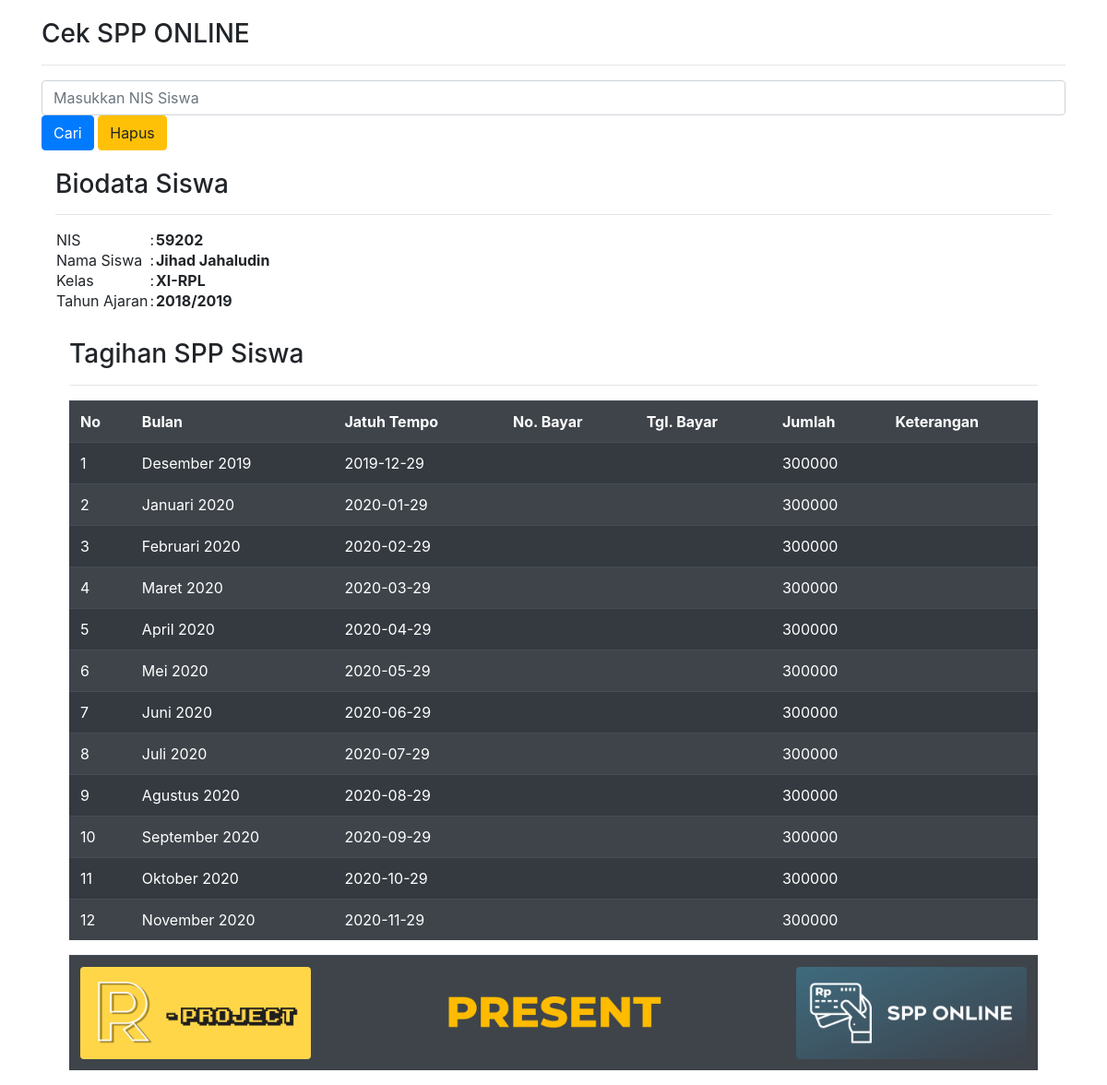
Screenshot of /index.php?nis=59202 with the database file from the repository.
### tables this page shows
CREATE TABLE `siswa` (
  `idsiswa` int(10) NOT NULL AUTO_INCREMENT,
  `nis` varchar(10) DEFAULT NULL,
  `namasiswa` varchar(40) DEFAULT NULL,
  `kelas` varchar(90) DEFAULT NULL,
  `tahunajaran` varchar(10) DEFAULT NULL,
  `biaya` int(20) DEFAULT NULL,
  PRIMARY KEY (`idsiswa`)
);

CREATE TABLE `spp` (
  `idspp` int(100) NOT NULL AUTO_INCREMENT,
  `idsiswa` int(10) DEFAULT NULL,
  `jatuhtempo` date DEFAULT NULL,
  `bulan` varchar(20) DEFAULT NULL,
  `nobayar` varchar(10) DEFAULT NULL,
  `tglbayar` date DEFAULT NULL,
  `jumlah` int(20) DEFAULT NULL,
  `ket` varchar(20) DEFAULT NULL,
  `idadmin` int(5) DEFAULT NULL,
  PRIMARY KEY (`idspp`),
  KEY `fk_admin` (`idadmin`),
  KEY `fk_siswa` (`idsiswa`),
  CONSTRAINT `fk_admin` FOREIGN KEY (`idadmin`) REFERENCES `admin` (`idadmin`) ON UPDATE CASCADE,
  CONSTRAINT `fk_siswa` FOREIGN KEY (`idsiswa`) REFERENCES `siswa` (`idsiswa`) ON DELETE CASCADE ON UPDATE CASCADE
);

### index.php (the view, shortened to what this page needs)
<?php
include "koneksi.php";
?>
<link rel="stylesheet" href="css/bootstrap.min.css">
<head>
</head>
<div class="container" style="margin-top:20px">
<h3>Cek SPP ONLINE</h3>
<hr>
<form method="get" action="">
	<form class="form-inline my-2 my-lg-0">
      <input class="form-control mr-sm-2" type="text" name="nis" placeholder="Masukkan NIS Siswa" aria-label="Search">
      <button class="btn btn-primary my-2 my-sm-0" type="submit">Cari</button>
			<button class="btn btn-warning my-2 my-sm-0" href="logout_siswa.php">Hapus</button>
    </form>
</form>
<?php
if(isset($_GET['nis']) && $_GET['nis']!=''){
	$sqlSiswa = mysqli_query($konek, "SELECT * FROM siswa WHERE nis='$_GET[nis]'");
	$ds=mysqli_fetch_array($sqlSiswa);
?>
<div class="container" style="margin-top:20px">
<h3>Biodata Siswa</h3>
<hr>
<table>
	<tr>
		<td>NIS</td>
		<td>:</td>
		<td><b><?php echo $ds['nis']; ?></b></td>
	</tr>
	<tr>
		<td>Nama Siswa</td>
		<td>:</td>
		<td><b><?php echo $ds['namasiswa']; ?></b></td>
	</tr>
	<tr>
		<td>Kelas</td>
		<td>:</td>
		<td><b><?php echo $ds['kelas']; ?></b></td>
	</tr>
	<tr>
		<td>Tahun Ajaran</td>
		<td>:</td>
		<td><b><?php echo $ds['tahunajaran']; ?></b></td>
	</tr>
</table>
<div class="container" style="margin-top:30px">
<h3>Tagihan SPP Siswa</h3>
<hr>
<table class="table table-striped table-dark">
	<tr>
		<th>No</th>
		<th>Bulan</th>
		<th>Jatuh Tempo</th>
		<th>No. Bayar</th>
		<th>Tgl. Bayar</th>
		<th>Jumlah</th>
		<th>Keterangan</th>
	</tr>
	<?php
	$sql = mysqli_query($konek, "SELECT * FROM spp WHERE idsiswa='$ds[idsiswa]' ORDER BY jatuhtempo ASC");
	$no=1;
	while($d=mysqli_fetch_array($sql)){
		echo "<tr>
			<td>$no</td>
			<td>$d[bulan]</td>
			<td>$d[jatuhtempo]</td>
			<td>$d[nobayar]</td>
			<td>$d[tglbayar]</td>
			<td>$d[jumlah]</td>
			<td>$d[ket]</td>
		</tr>";
		$no++;
	}
	?>
</table>
				<div class="table-responsive">
    	  	<table class="table table-striped table-dark">
     		   	<tr>
					<td><a href="index_admin.php"><img src="img/rp.png" alt="footer-logo" width=250px height=100px class="rounded float-left"></a></td>
					<td><a href="index_admin.php"><img src="img/present.png" alt="footer-logo" width=250px height=100px class="rounded mx-auto d-block"></a></td>
					<td><a href="index_admin.php"><img src="img/spponline.png" alt="footer-logo" width=250px height=100px class="rounded float-right"></a></td>
            </tr>
          </table>
       	</div>
<?php
}
?>

### rows the page displays
siswa: nis "59202", namasiswa "Jihad Jahaludin", kelas "XI-RPL", tahunajaran "2018/2019"
spp: bulan "Desember 2019", jatuhtempo "2019-12-29", jumlah "300000"
spp: bulan "Januari 2020", jatuhtempo "2020-01-29", jumlah "300000"
spp: bulan "Februari 2020", jatuhtempo "2020-02-29", jumlah "300000"
spp: bulan "Maret 2020", jatuhtempo "2020-03-29", jumlah "300000"
spp: bulan "April 2020", jatuhtempo "2020-04-29", jumlah "300000"
spp: bulan "Mei 2020", jatuhtempo "2020-05-29", jumlah "300000"
spp: bulan "Juni 2020", jatuhtempo "2020-06-29", jumlah "300000"
spp: bulan "Juli 2020", jatuhtempo "2020-07-29", jumlah "300000"
spp: bulan "Agustus 2020", jatuhtempo "2020-08-29", jumlah "300000"
spp: bulan "September 2020", jatuhtempo "2020-09-29", jumlah "300000"
spp: bulan "Oktober 2020", jatuhtempo "2020-10-29", jumlah "300000"
spp: bulan "November 2020", jatuhtempo "2020-11-29", jumlah "300000"
